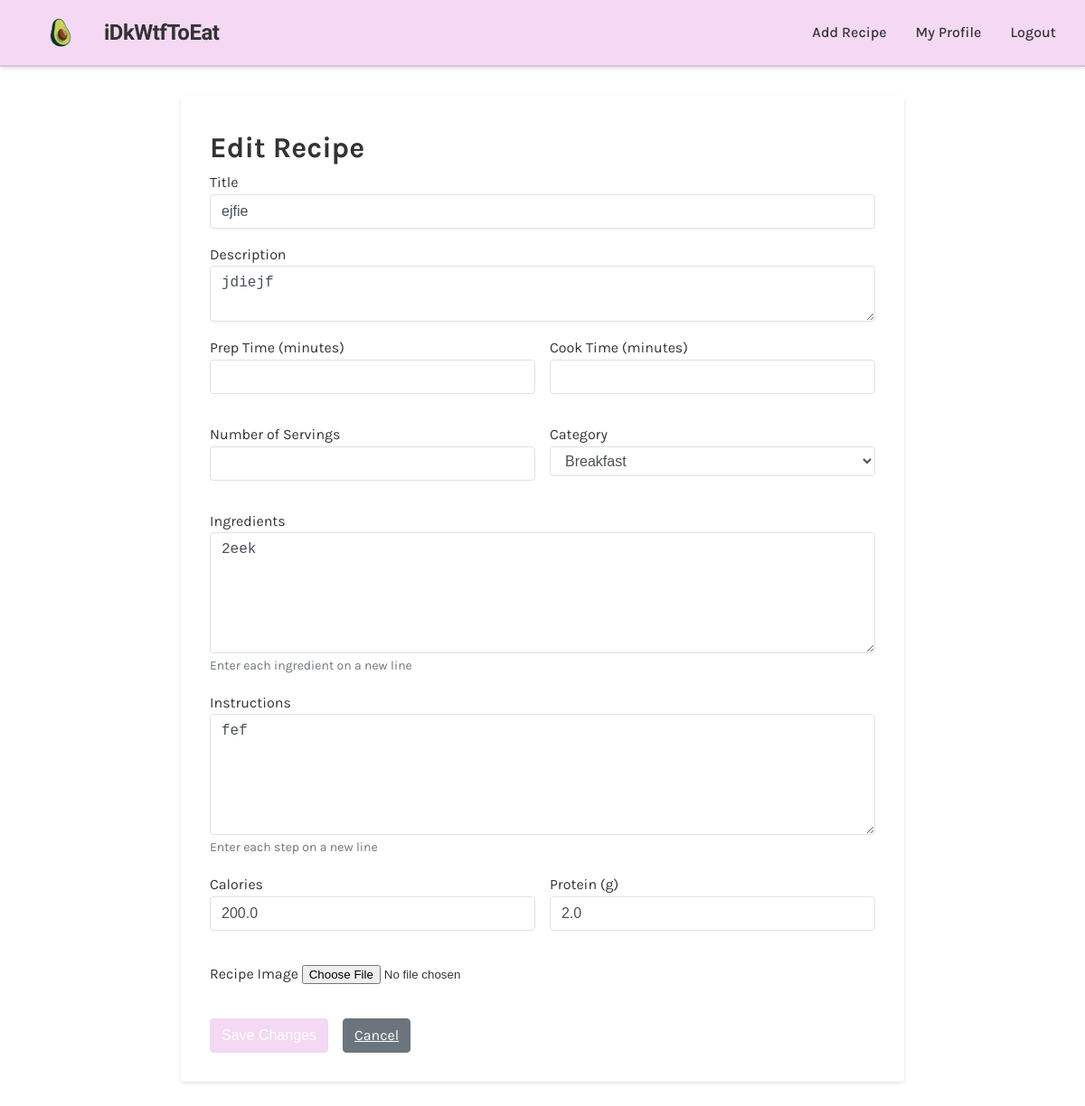
Page /recipe/4/edit (signed in) on the committed database.
### app/models.py (models this page shows)
class Recipe(db.Model):
    id = db.Column(db.Integer, primary_key=True)
    title = db.Column(db.String(100), nullable=False)
    description = db.Column(db.Text)
    ingredients = db.Column(db.Text, nullable=False)
    instructions = db.Column(db.Text, nullable=False)
    calories = db.Column(db.Float, nullable=False)
    protein = db.Column(db.Float, nullable=False)
    created_at = db.Column(db.DateTime, default=datetime.utcnow)
    user_id = db.Column(db.Integer, db.ForeignKey('user.id'))
    category_id = db.Column(db.Integer, db.ForeignKey('category.id'))

### app/main/routes.py (the view)
@bp.route('/recipe/<int:id>/edit', methods=['GET', 'POST'])
@login_required
def edit_recipe(id):
    recipe = Recipe.query.get_or_404(id)
    if recipe.author != current_user:
        flash('You can only edit your own recipes.')
        return redirect(url_for('main.view_recipe', id=id))
    form = RecipeForm()
    if form.validate_on_submit():
        recipe.title = form.title.data
        recipe.description = form.description.data
        recipe.ingredients = form.ingredients.data
        recipe.instructions = form.instructions.data
        recipe.calories = form.calories.data
        recipe.protein = form.protein.data
        recipe.category_id = form.category.data
        db.session.commit()
        flash('Your recipe has been updated!')
        return redirect(url_for('main.view_recipe', id=id))
    elif request.method == 'GET':
        form.title.data = recipe.title
        form.description.data = recipe.description
        form.ingredients.data = recipe.ingredients
        form.instructions.data = recipe.instructions
        form.calories.data = recipe.calories
        form.protein.data = recipe.protein
        form.category.data = recipe.category_id
    return render_template('recipe_form.html', title='Edit Recipe', form=form, recipe=recipe)

### app/main/forms.py
class RecipeForm(FlaskForm):
    title = StringField('Title', validators=[DataRequired(), Length(max=100)])
    description = TextAreaField('Description')
    prep_time = FloatField('Prep Time (minutes)', validators=[NumberRange(min=0)])
    cook_time = FloatField('Cook Time (minutes)', validators=[NumberRange(min=0)])
    servings = FloatField('Number of Servings', validators=[NumberRange(min=1)])
    ingredients = TextAreaField('Ingredients', validators=[DataRequired()])
    instructions = TextAreaField('Instructions', validators=[DataRequired()])
    calories = FloatField('Calories', validators=[NumberRange(min=0)])
    protein = FloatField('Protein (g)', validators=[NumberRange(min=0)])
    category = SelectField('Category', coerce=int)
    image = FileField('Recipe Image', validators=[FileAllowed(['jpg', 'png', 'jpeg'], 'Images only!')])
    submit = SubmitField('Submit')
    def __init__(self, *args, **kwargs):
        super(RecipeForm, self).__init__(*args, **kwargs)
        self.category.choices = [(c.id, c.name) for c in Category.query.order_by(Category.name)]

### app/models.py (called while the page is built)
@login.user_loader
def load_user(id):
    return User.query.get(int(id))

### app/templates/recipe_form.html (shortened to what this page needs)
{% extends "base.html" %}
{% block content %}
<div class="recipe-form">
    <h1>{% if form.title.data %}Edit Recipe{% else %}Add New Recipe{% endif %}</h1>
    <form method="POST" enctype="multipart/form-data">
        <div class="form-group">
            {{ form.title.label }}
            {{ form.title(class="form-control") }}
        </div>
        <div class="form-group">
            {{ form.description.label }}
            {{ form.description(class="form-control") }}
        </div>
        <div class="form-row">
            <div class="form-group">
                {{ form.prep_time.label }}
                {{ form.prep_time(class="form-control") }}
            </div>
            <div class="form-group">
                {{ form.cook_time.label }}
                {{ form.cook_time(class="form-control") }}
            </div>
        </div>
        <div class="form-row">
            <div class="form-group">
                {{ form.servings.label }}
                {{ form.servings(class="form-control") }}
            </div>
            <div class="form-group">
                {{ form.category.label }}
                {{ form.category(class="form-control") }}
            </div>
        </div>
        <div class="form-group">
            {{ form.ingredients.label }}
            {{ form.ingredients(class="form-control", rows=5) }}
            <small class="form-text text-muted">Enter each ingredient on a new line</small>
        </div>
        <div class="form-group">
            {{ form.instructions.label }}
            {{ form.instructions(class="form-control", rows=5) }}
            <small class="form-text text-muted">Enter each step on a new line</small>
        </div>
        <div class="form-row">
            <div class="form-group">
                {{ form.calories.label }}
                {{ form.calories(class="form-control") }}
            </div>
            <div class="form-group">
                {{ form.protein.label }}
                {{ form.protein(class="form-control") }}
            </div>
        </div>
        <div class="form-group">
            {{ form.image.label }}
            {{ form.image(class="form-control-file") }}
        </div>
        <div class="form-actions">
            <button type="submit" class="btn btn-primary">
                {% if form.title.data %}Save Changes{% else %}Add Recipe{% endif %}
            </button>
            <a href="{{ url_for('main.index') }}" class="btn btn-secondary">Cancel</a>
        </div>
    </form>
</div>
{% endblock %}

### app/static/css/styles.css (style rules this page uses)
:root { --primary-color: #F4D8F4; --secondary-color: #6c757d; --success-color: #28a745; --danger-color: #dc3545; --light-color: #f8f9fa; --dark-color: #343a40; --border-color: #dee2e6; --text-color: #333333; --link-color: #333333; --hover-color: #000000; }
* { margin: 0; padding: 0; box-sizing: border-box; }
body { font-family: "Karla", sans-serif; line-height: 1.6; color: #333; background-color: #ffffff; min-width: 100%; overflow-x: hidden; }
.form-group { margin-bottom: 1rem; }
.form-control { display: block; width: 100%; padding: 0.375rem 0.75rem; font-size: 1rem; line-height: 1.5; color: #495057; background-color: #fff; border: 1px solid var(--border-color); border-radius: 0.25rem; }
.btn { display: inline-block; font-weight: 400; text-align: center; white-space: nowrap; vertical-align: middle; user-select: none; border: 1px solid transparent; padding: 0.375rem 0.75rem; font-size: 1rem; line-height: 1.5; border-radius: 0.25rem; cursor: pointer; transition: background-color 0.15s ease-in-out, border-color 0.15s ease-in-out; }
.btn-primary { color: #fff; background-color: var(--primary-color); border-color: var(--primary-color); }
.btn-secondary { color: #fff; background-color: var(--secondary-color); border-color: var(--secondary-color); }
.form-text { font-size: 0.875rem; color: var(--secondary-color); margin-top: 0.25rem; }
.form-control-file { padding: 0.375rem 0; }
.recipe-form { max-width: 800px; margin: 2rem auto; padding: 2rem; background-color: white; border-radius: 0.25rem; box-shadow: 0 2px 4px rgba(0,0,0,0.1); }
.form-row { display: grid; grid-template-columns: 1fr 1fr; gap: 1rem; margin-bottom: 1rem; }
.form-actions { display: flex; gap: 1rem; margin-top: 2rem; }

### rows in the picture
Recipe: title "ejfie", description "jdiejf", category "Breakfast", ingredients "2eek", instructions "fef", calories "200.0", protein "2.0"
